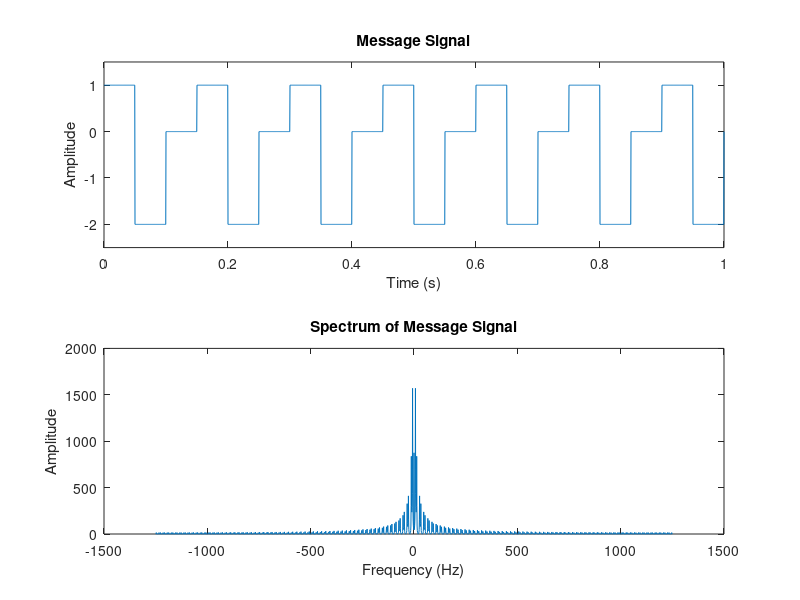
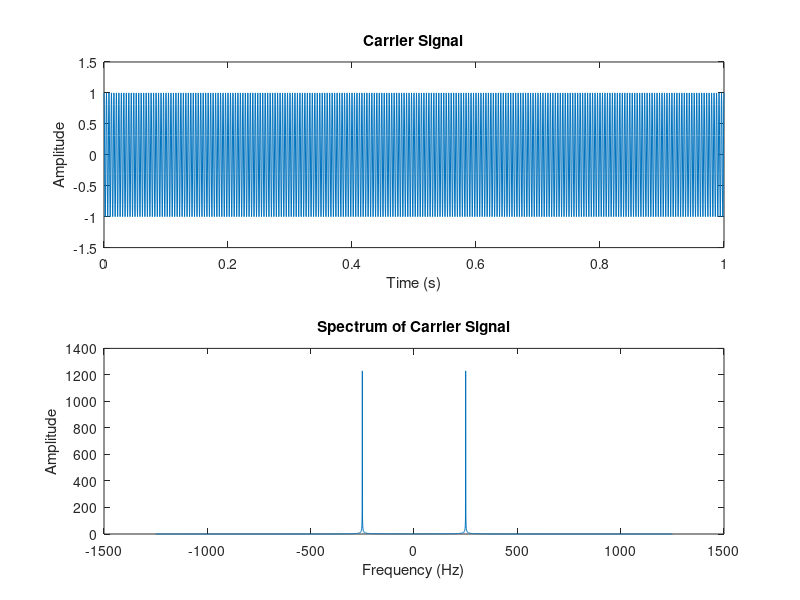
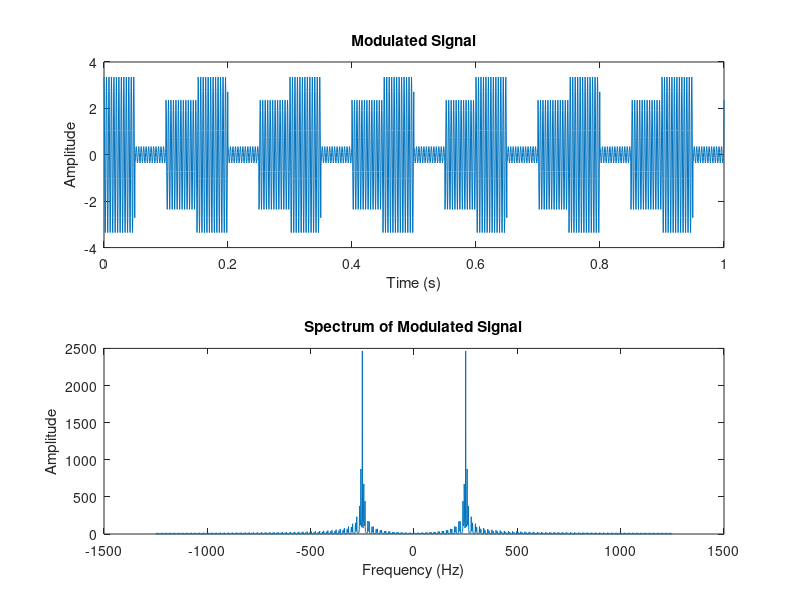

MATLAB code for these plots, in order: (Note: this script raises an error after producing the figures.)
% Illustrative Problem 3.9
% ------------------------
clc;
clear all;
close all;

% Details given in the question
Fc = 250;
t0 = 0.15;
a = 0.85;

% Assumed values
Tstart = 0;
Tstop = 1;
Fs = 2.5 * 10^3;

% Generating time
Ts = 1 / Fs;
t = Tstart : Ts : Tstop;
N = length(t);

% Generating the message signal
tk = mod(t, t0);
m_t = (tk <= (1/3)*t0) - 2*((tk > (1/3)*t0) .* (tk <= (2/3)*t0));
figure;
subplot(2,1,1);
plot(t, m_t);
ylim([-2.5 1.5]);
title('Message Signal');
xlabel('Time (s)');
ylabel('Amplitude');
subplot(2,1,2);
plot(linspace(-Fs/2, Fs/2, N), abs(fftshift(fft(m_t))));
title('Spectrum of Message Signal');
xlabel('Frequency (Hz)');
ylabel('Amplitude');

% Generating the carrier signal
c_t = cos(2*pi*Fc*t);
figure;
subplot(2,1,1);
plot(t, c_t);
title('Carrier Signal');
xlabel('Time (s)');
ylabel('Amplitude');
ylim([-1.5 1.5]);
subplot(2,1,2);
plot(linspace(-Fs/2, Fs/2, N), abs(fftshift(fft(c_t))));
title('Spectrum of Carrier Signal');
xlabel('Frequency (Hz)');
ylabel('Amplitude');

% Generating the modulated signal
u_t = (2/a)*c_t + m_t.*c_t;
figure;
subplot(2,1,1);
plot(t, u_t);
title('Modulated Signal');
xlabel('Time (s)');
ylabel('Amplitude');
subplot(2,1,2);
plot(linspace(-Fs/2, Fs/2, N), abs(fftshift(fft(u_t))));
title('Spectrum of Modulated Signal');
xlabel('Frequency (Hz)');
ylabel('Amplitude');

% Demodulate the modulated signal
md_t = am_envelope_detect(u_t, 1/Fs, 1/50);

% Plot the demodulated signal
figure;
subplot(2,1,1);
plot(t, md_t);
title('Demodulated Signal (using Envelope Detector)');
xlabel('Time (s)');
ylabel('Amplitude');
subplot(2,1,2);
plot(linspace(-Fs/2, Fs/2, N), abs(fftshift(fft(md_t))));
title('Spectrum of Demodulated Signal (using Envelope Detector)');
xlabel('Frequency (Hz)');
ylabel('Amplitude');

% Demodulate the modulated signal with noise
un_t = awgn(u_t, 20);
mdn_t = am_envelope_detect(un_t, 1/Fs, 1/50);

% Plot the demodulated signal with noise
figure;
subplot(2,1,1);
plot(t, mdn_t);
title('Demodulated Signal (with noise, SNR = 20dB)');
xlabel('Time (s)');
ylabel('Amplitude');
subplot(2,1,2);
plot(linspace(-Fs/2, Fs/2, N), abs(fftshift(fft(mdn_t))));
title('Spectrum of Demodulated Signal (with noise, SNR = 20dB)');
xlabel('Frequency (Hz)');
ylabel('Amplitude');

% 
% function y = am_envelope_detect(x, Ts, time_const)
% % Function to simulate envelope detection
% N = length(x);
% y = zeros(1, N);
% amp = 0;
% tp = 0;
% for i = 1 : N
%     if(x(1, i) > (amp * exp(-tp / time_const)))
%         amp = x(1, i);
%         tp = 0;
%     else
%         tp = tp + Ts;
%     end
%     y(1, i) = amp * exp(-tp / time_const);
% end
% end
% 
